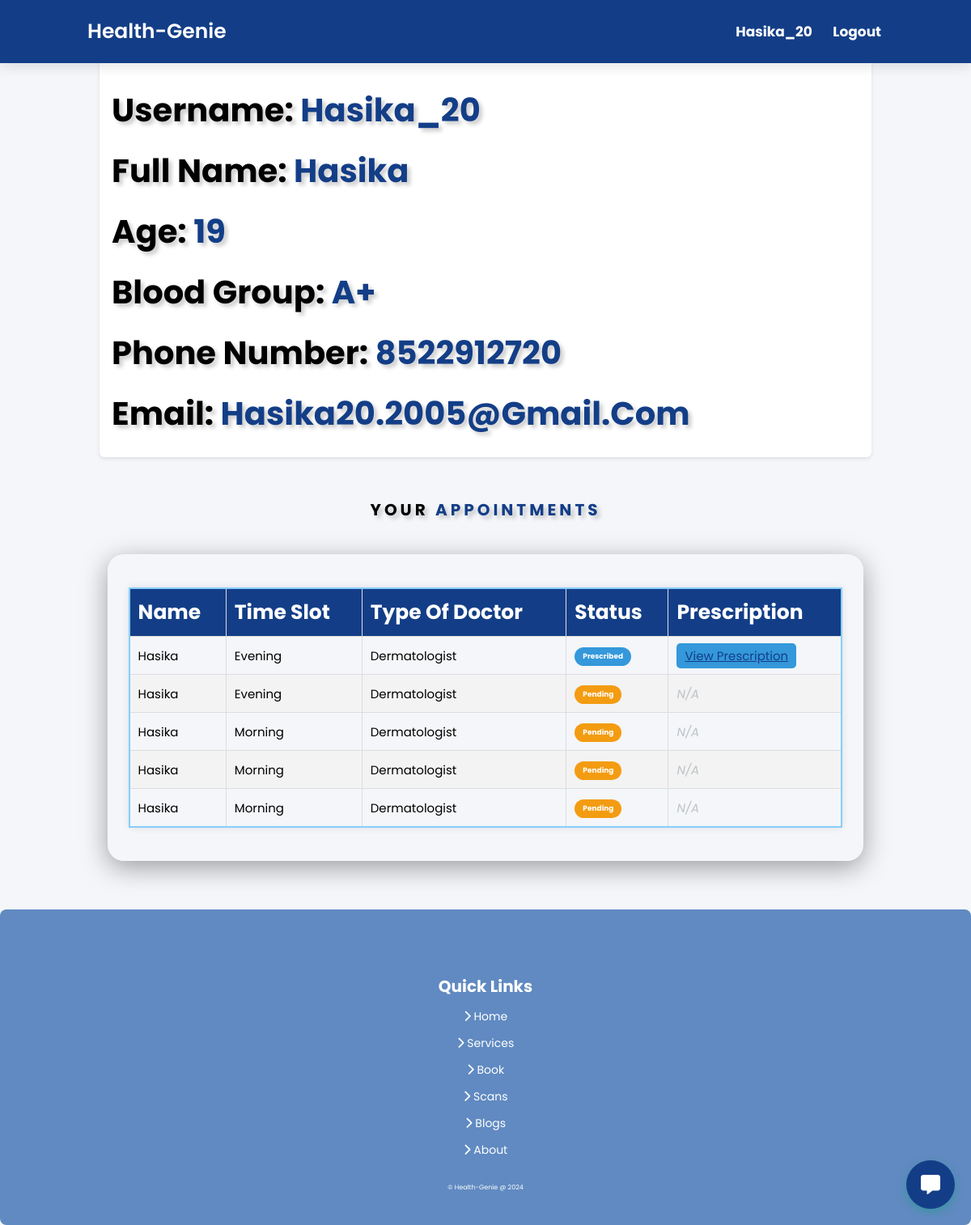
Page /profile (signed in) on the earlier database version.
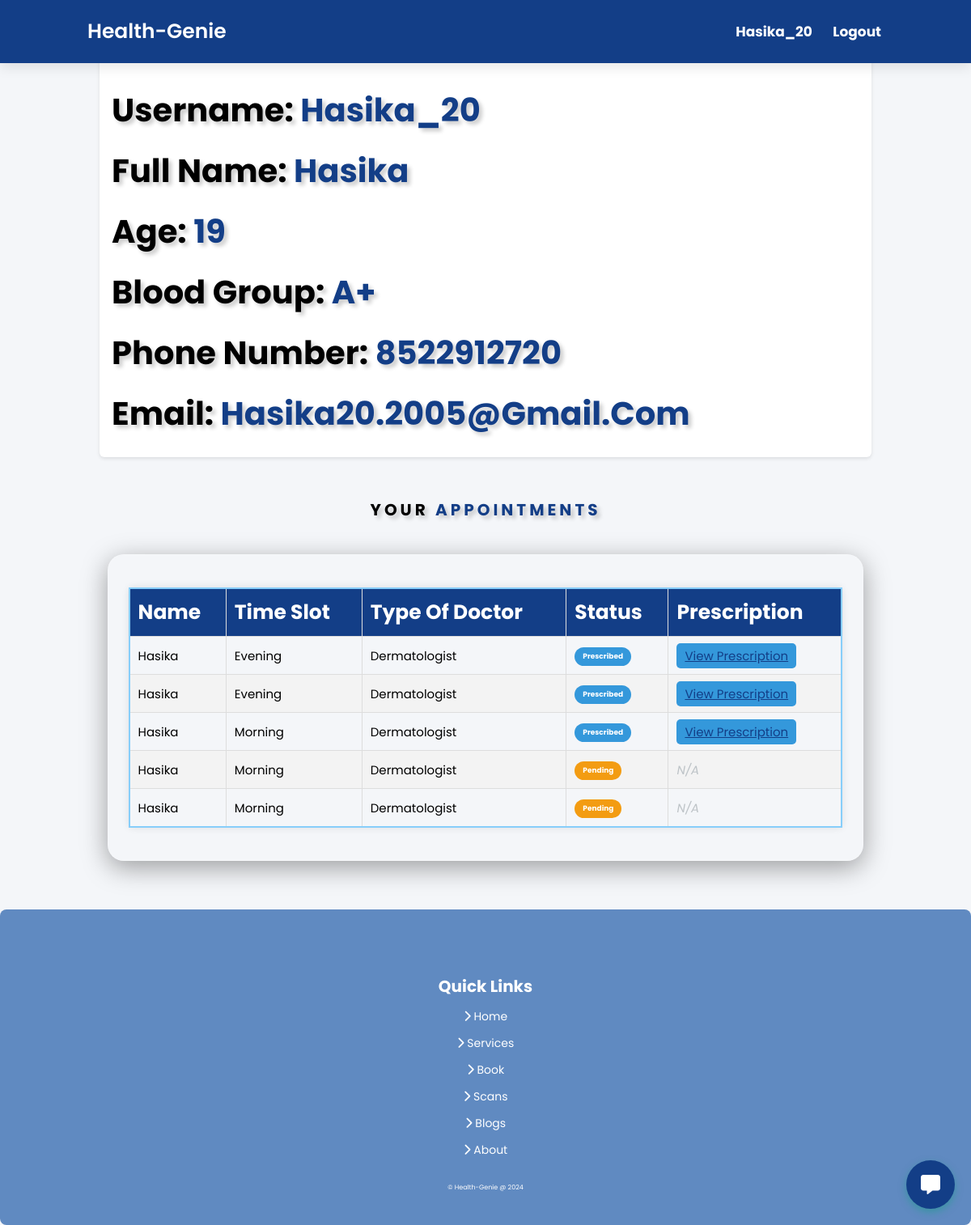
Same page on the later database version.
### app.py (models this page shows)
class Appointment(db.Model):
    id = db.Column(db.Integer, primary_key=True)
    name = db.Column(db.String(80), nullable=False)
    age = db.Column(db.Integer, nullable=False)
    blood_group = db.Column(db.String(10), nullable=False)
    time_slot = db.Column(db.String(50), nullable=False)
    phone_number = db.Column(db.String(15), nullable=False)
    email = db.Column(db.String(120), nullable=False)
    type_of_doctor = db.Column(db.String(50))
    status = db.Column(db.String(20), default='Pending')
    prescription_file = db.Column(db.String(255))
    user_id = db.Column(db.Integer, db.ForeignKey('user.id'), nullable=False)
    user = db.relationship('User', backref=db.backref('appointments', lazy=True))

### app.py (the view)
@app.route('/profile', methods=['GET', 'POST'])
def profile():
    username = None
    if 'user_id' in session:
        user = User.query.get(session['user_id'])
        username = user.username
        Email = user.email
        user_appointments = user.appointments
        return render_template('patient-profile.html', username=username,Email=Email, user_appointments=user_appointments)
    return render_template('index')

### templates/patient-profile.html (shortened to what this page needs)
<!DOCTYPE html>
<html lang="en">
  <head>
    <link
      rel="stylesheet"
      href="https://cdnjs.cloudflare.com/ajax/libs/font-awesome/6.5.1/css/all.min.css"
    />
    <link rel="stylesheet" href="./static/css/style.css" />
  </head>
  <body>
    <header class="header">
      <a href="{{url_for('index')}}" class="logo" style="color: white;"
        >Health-Genie</a
      >
      <nav class="navbar">
        {% if username %}
        <a href="#" class="disabled">{{username}}</a>
        <a href="{{url_for('logout')}}">Logout</a>
        {% else %}
        <a href="{{url_for('login')}}">Login</a>
        {% endif %}
      </nav>
    </header>
    <section class="about" id="about">
      <div class="row">
        <div class="image">
        </div>
        <div class="content">
          <h3>Username: <span>{{username}}</span></h3>
          {% if user_appointments %} {% for appointment in user_appointments %}
          {% if loop.first %}
          <h3>Full Name: <span>{{appointment.name}}</span></h3>
          <h3>Age: <span>{{appointment.age}}</span></h3>
          <h3>Blood Group: <span>{{appointment.blood_group}}</span></h3>
          <h3>Phone Number: <span>{{appointment.phone_number}}</span></h3>
          <h3>Email: <span>{{appointment.email}}</span></h3>
          {% endif %} {% endfor %} {% else %}
          <h3>Email: <span>{{Email}}</span></h3>
          {% endif %}
        </div>
      </div>
    </section>
    {% if user_appointments %}
    <h1 class="heading" style="color: black;">Your <span style="color: rgb(19, 62, 135)">Appointments</span></h1>
    <section class="book" id="book">
      <div class="glass-row-book">
        <table class="styled-table">
          <thead>
            <tr>
              <th>Name</th>
              <th>Time Slot</th>
              <th>Type of Doctor</th>
              <th>Status</th>
              <th>Prescription</th>
            </tr>
          </thead>
          <tbody>
            {% for appointment in user_appointments %}
            <tr>
              <td>{{ appointment.name }}</td>
              <td>{{ appointment.time_slot }}</td>
              <td>{{ appointment.type_of_doctor }}</td>
              <td>
                <span class="status-badge {{ appointment.status | lower }}">
                  {{ appointment.status }}
                </span>
              </td>
              <td>
                {% if appointment.status == 'Prescribed' %}
                <a
                  href="{{ url_for('view_prescription_patient', appointment_id=appointment.id) }}"
                  target="_blank"
                  class="btn-view"
                  >View Prescription</a
                >
                {% else %}
                <span class="not-available">N/A</span>
                {% endif %}
              </td>
            </tr>
            {% endfor %}
          </tbody>
        </table>
      </div>
    </section>
    {% endif %}
      <button class="chatbot-button" id="chatbot-toggle">
        <i class="fas fa-comment-alt"></i>
      </button>
    <section class="footer-section">
			<div class="box-container">
				<div class="quick-links">
					<h3 style="font-size: 2rem;">Quick Links</h3>
					<a href="{{url_for('index')}}#home"
						><i class="fas fa-chevron-right"></i> Home</a
					>
					<a href="{{url_for('index')}}#services"
						><i class="fas fa-chevron-right"></i> Services</a
					>
					<a href="{{url_for('index')}}#book"
						><i class="fas fa-chevron-right"></i> Book</a
					>
					<a href="{{url_for('index')}}#scans"
						><i class="fas fa-chevron-right"></i> Scans</a
					>
					<a href="{{url_for('index')}}#blogs"
						><i class="fas fa-chevron-right"></i> Blogs</a
					>
					<a href="{{url_for('index')}}#about"
						><i class="fas fa-chevron-right"></i> About</a
					>
				</div>
			</div>
			<div class="credit">&copy; Health-Genie @ 2024</div>
		</section>
  </body>
</html>

Differences in the rows shown:
changed Appointment (number 2 of 5 on the later page): status "Pending" → "Prescribed"; status "N/A" → "View Prescription"
changed Appointment (number 3 of 5 on the later page): status "Pending" → "Prescribed"; status "N/A" → "View Prescription"
